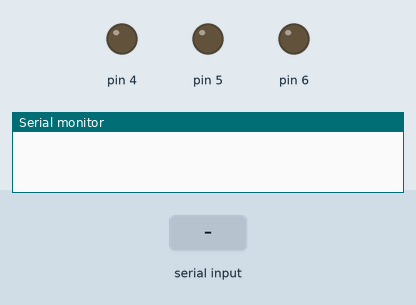
Bench run of a sketch on a simulated Arduino Uno, built with avr-gcc and run on an emulated ATmega328P. Parts: output pins drawn as LEDs (lit = HIGH), the last lines printed to the serial monitor. Inputs (shaded band) come from the test bench.

Above: at 1.2 s.
1.3 s: "90,45\n" received over Serial
At 3.4 s:
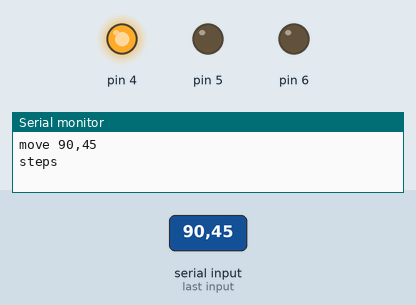
3.9 s: "30,150\n" received over Serial
At 4.95 s:
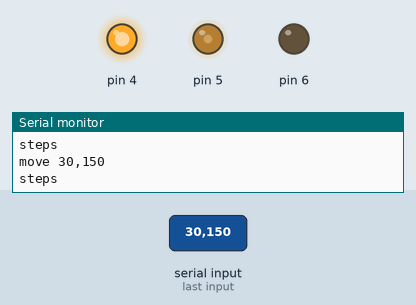
6.4 s: "5\n" received over Serial
At 7.8 s:
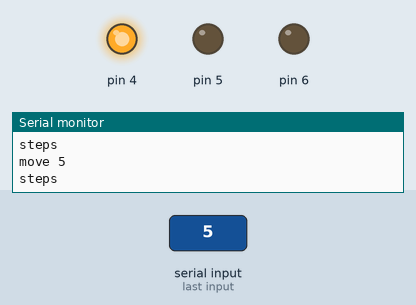
Timing chart, 0 to 9.4 s (numbered marks = the images above; inputs shaded):
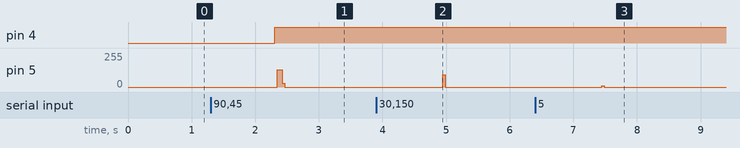

The sketch:

A4988_Arduino.ino
```cpp
// A4988を用いたステッピングモーター制御
#include "A4988.h"


#define ENA 6   // Enable　→　Arduinoの6番ピンへ
#define STEP 5  // Step →　Arduinoの5番ピンへ
#define DIR 4   // Direction →　Arduinoの4番ピンへ

A4988 stepper(ENA, STEP, DIR);

void setup() {
  Serial.begin(9600);

}

void loop() {
  if (Serial.available()) {
    String val = Serial.readString();
    Serial.println("move " + val + "steps");
    stepper.move_steps(val.toInt());
  }
}

/*
void rotate(bool dir, int spd) {
  int deltime = spd;

  if (dir) {
    digitalWrite(DIR,HIGH); // Set Dir High　→　回転方向をセット
  } else {
    digitalWrite(DIR,LOW); // Set Dir High　→　回転方向をセット
  }
  for (int i = 0; i < 200; i++) {
    digitalWrite(STEP,HIGH); // 5番ピンをHigh状態へ
    delayMicroseconds(500); // ５００ｍｓ待って
    digitalWrite(STEP,LOW); // 5番ピンをLow状態へ
    delayMicroseconds(deltime); // ５００ｍｓ待って
  }
}

void move_step(bool dir, int steps) {
  if (dir) {
    digitalWrite(DIR,HIGH); // Set Dir High　→　回転方向をセット
  } else {
    digitalWrite(DIR,LOW); // Set Dir High　→　回転方向をセット
  }

  for (int i = 0; i < steps; i++) {
    digitalWrite(STEP,HIGH); // 5番ピンをHigh状態へ
    delayMicroseconds(500); // ５００ｍｓ待って
    digitalWrite(STEP,LOW); // 5番ピンをLow状態へ
    delayMicroseconds(1000); // ５００ｍｓ待って
  }
}
*/
```

A4988.cpp
```cpp
#include "A4988.h"

A4988::A4988(int pin_enable, int pin_step, int pin_direction) {
  pinMode(pin_enable, OUTPUT);
  pinMode(pin_step,OUTPUT);
  pinMode(pin_direction,OUTPUT);
  digitalWrite(pin_enable,LOW);
  _pin_enable    = pin_enable;
  _pin_step      = pin_step;
  _pin_direction = pin_direction;

  _deltime = 500;
}

void A4988::setdeltime(int deltime) {
  _deltime = deltime;
}

void A4988::move_steps(int steps) {
  if (steps > 0) {
    digitalWrite(_pin_direction, HIGH); // Set Dir High　→　回転方向をセット
  } else if (steps < 0) {
    digitalWrite(_pin_direction, LOW); // Set Dir High　→　回転方向をセット
  } else {
    return;
  }

  for (int i = 0; i < abs(steps); i++) {
    digitalWrite(_pin_step,HIGH); // 5番ピンをHigh状態へ
    delayMicroseconds(500); // ５００ｍｓ待って
    digitalWrite(_pin_step,LOW); // 5番ピンをLow状態へ
    delayMicroseconds(_deltime); // ５００ｍｓ待って
  }
}
```

A4988.h
```cpp
#include <Arduino.h>

class A4988 {
  public:
    A4988(int pin_enable, int pin_step, int pin_direction);
    void setdeltime(int deltime);
    void move_steps(int steps);
  private:
    int _pin_enable;
    int _pin_step;
    int _pin_direction;
    int _deltime;
};
```

Measured:
- after the input at 1.3 s, pin 4: LOW → HIGH after 1.0 s; pin 5: 0/255 → 129/255 after 1.0 s, → 0/255 0.08 s later
- after the input at 3.9 s, pin 5: 0/255 → 91/255 after 1.0 s, → 0/255 0.04 s later
- after the input at 6.4 s, pin 5: 0/255 → 10/255 after 1.0 s, → 0/255 0.04 s later
